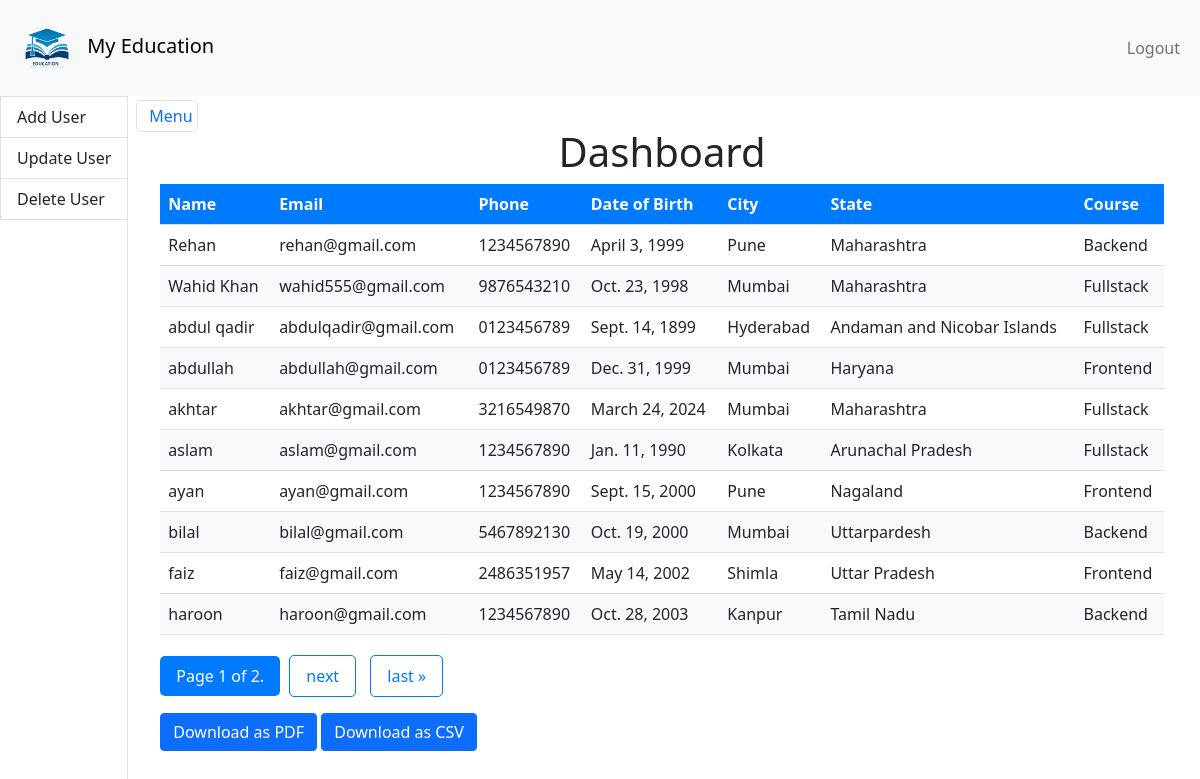
/college_details/dashboard/ (signed in), run on the app's committed database.
### college_details/models.py (models this page shows)
class UserProfile2(models.Model):
    COURSE_CHOICES = [
        ('Frontend', 'Frontend'),
        ('Backend', 'Backend'),
        ('Fullstack', 'Fullstack'),
    ]
    name = models.CharField(max_length=100)
    email = models.EmailField(unique=True)
    phone = models.CharField(max_length=20)
    date_of_birth = models.DateField()
    city = models.CharField(max_length=100)
    state = models.CharField(max_length=100)
    course = models.CharField(max_length=100, choices=COURSE_CHOICES)
    created_at = models.DateTimeField(auto_now_add=True)
    updated_at = models.DateTimeField(auto_now=True)
    is_active = models.BooleanField(default=True)

### college_details/views.py (the view)
# urls.py: path('dashboard/', views.dashboard, name='dashboard'),
@login_required
def dashboard(request):
    users = UserProfile2.objects.all().order_by('name')
    paginator = Paginator(users, 10)
    page_number = request.GET.get('page')
    page_obj = paginator.get_page(page_number)
    return render(request, 'dashboard.html', {'page_obj': page_obj})

### college_details/custom_context_processors.py (called while the page is built)
def user_group(request):
    if request.user.is_authenticated:
        if request.user.is_superuser:
            user_group = 'Superuser'
        elif request.user.is_staff:
            user_group = 'Staff'
        else:
            user_group = 'Regular User'
    else:
        user_group = None
    return {'user_group': user_group}

### college_details/templates/dashboard.html (shortened to what this page needs)
{% extends 'base.html' %}
{% block css %}
<link rel="stylesheet" type="text/css" href="https://cdn.datatables.net/1.11.6/css/jquery.dataTables.css">
{% endblock css %}
{% block body %}
<div class="container-fluid">
    <div class="row flex-nowrap">
        <div class="col-auto px-0">
            <div id="sidebar" class="collapse collapse-horizontal show border-end">
                <div id="sidebar-nav" class="list-group border-0 rounded-0 text-sm-start min-vh-100">
                    {% if user_group == 'Superuser' %}
                    <a href="/college_details/add_user"
                        class="list-group-item border-end-0 d-inline-block text-truncate" data-bs-parent="#sidebar">
                        <span>Add User</span>
                    </a>
                    <a href="/college_details/edit_user"
                        class="list-group-item border-end-0 d-inline-block text-truncate" data-bs-parent="#sidebar">
                        <span>Update User</span>
                    </a>
                    <a href="/college_details/delete_user" class="list-group-item border-end-0 d-inline-block text-truncate" data-bs-parent="#sidebar">
                        <span>Delete User</span>
                    </a>
                    {% endif %}
                </div>
            </div>
        </div>
        <main class="col ps-md-2 pt-2">
            <a href="#" data-bs-target="#sidebar" data-bs-toggle="collapse"
                class="border rounded-3 p-1 text-decoration-none">
                <i class="bi bi-list bi-lg py-2 p-1"></i> Menu
            </a>
            <main class="container">
                <h1 style="text-align: center; mb-5">Dashboard</h1>
                <table id="user-table" class="display">
                    <thead>
                        <tr>
                            <th>Name</th>
                            <th>Email</th>
                            <th>Phone</th>
                            <th>Date of Birth</th>
                            <th>City</th>
                            <th>State</th>
                            <th>Course</th>
                        </tr>
                    </thead>
                    <tbody>
                        {% for user in page_obj %}
                        <tr>
                            <td>{{ user.name }}</td>
                            <td>{{ user.email }}</td>
                            <td>{{ user.phone }}</td>
                            <td>{{ user.date_of_birth }}</td>
                            <td>{{ user.city }}</td>
                            <td>{{ user.state }}</td>
                            <td>{{ user.course }}</td>
                        </tr>
                        {% endfor %}
                    </tbody>
                </table>
                <div class="pagination">
                    <span class="step-links">
                        <span class="current">
                            Page {{ page_obj.number }} of {{ page_obj.paginator.num_pages }}.
                        </span>
                        {% if page_obj.has_next %}
                            <a href="?page={{ page_obj.next_page_number }}">next</a>
                            <a href="?page={{ page_obj.paginator.num_pages }}">last &raquo;</a>
                        {% endif %}
                    </span>
                </div>
                <a href="{% url 'download_pdf' %}" class="btn btn-primary my-3">Download as PDF</a>
    <a href="{% url 'download_csv' %}" class="btn btn-primary my-3">Download as CSV</a>
            </main>
        </main>
    </div>
</div>
{% endblock %}

### college_details/templates/base.html (shortened to what this page needs)
{% load static %}
<!doctype html>
<html lang="en">
<head>
  <link href="https://cdn.jsdelivr.net/npm/bootstrap@5.0.2/dist/css/bootstrap.min.css" rel="stylesheet"
>
</head>
<body>
  <nav class="navbar navbar-expand-lg navbar-light bg-light">
    <div class="container-fluid">
      <header class="navbar-brand">
        <a href="/" style="text-decoration:none;">
            <img src="{% static 'images/college_log.png' %}" alt="Logo" width="70" height="70" class="logos">
            <span class="logo-text" style="color:#000;">My Education</span>
        </a>
    </header>
      <div class="collapse navbar-collapse" id="navbarSupportedContent">
        <ul class="navbar-nav ms-auto mb-2 mb-lg-0">
            {% if user.is_authenticated %}
                <li class="nav-item"><a class="nav-link" href="{% url 'logout' %}">Logout</a></li>
            {% else %}
                <li class="nav-item"><a class="nav-link" href="/college_details/signup">Sign Up</a></li>
                <li class="nav-item"><a class="nav-link" href="{% url 'login1' %}">Login</a></li>
            {% endif %}
        </ul>
    </div>
    </div>
  </nav>
  {% block css %}{% endblock css %}
  {% block body %}
  {% endblock body %}
</body>
</html>

### college_details/templates/dashboard.html (style rules this page uses)
#user-table { border-collapse: collapse; width: 100%; }
#user-table th, #user-table td { padding: 8px; text-align: left; border-bottom: 1px solid #ddd; }
#user-table th:not(:last-child), #user-table td:not(:last-child) { margin-right: 10px; }
#user-table thead th { background-color: #007bff; color: #fff; }
#user-table tbody td { border-bottom: 1px solid #dee2e6; }
#user-table tbody tr:nth-child(even) { background-color: #f8f9fa; }
.pagination { margin-top: 20px; text-align: center; }
.pagination a { display: inline-block; padding: 8px 16px; text-decoration: none; color: #007bff; border: 1px solid #007bff; border-radius: 5px; margin: 0 5px; }
.pagination .current { display: inline-block; padding: 8px 16px; background-color: #007bff; color: #fff; border-radius: 5px; }

### data on the page
UserProfile2: name "Rehan", email "rehan@gmail.com", phone "1234567890", date_of_birth "April 3, 1999", city "Pune", state "Maharashtra", course "Backend"
UserProfile2: name "Wahid Khan", email "wahid555@gmail.com", phone "9876543210", date_of_birth "Oct. 23, 1998", city "Mumbai", state "Maharashtra", course "Fullstack"
UserProfile2: name "abdul qadir", email "abdulqadir@gmail.com", phone "0123456789", date_of_birth "Sept. 14, 1899", city "Hyderabad", state "Andaman and Nicobar Islands", course "Fullstack"
UserProfile2: name "abdullah", email "abdullah@gmail.com", phone "0123456789", date_of_birth "Dec. 31, 1999", city "Mumbai", state "Haryana", course "Frontend"
UserProfile2: name "akhtar", email "akhtar@gmail.com", phone "3216549870", date_of_birth "March 24, 2024", city "Mumbai", state "Maharashtra", course "Fullstack"
UserProfile2: name "aslam", email "aslam@gmail.com", phone "1234567890", date_of_birth "Jan. 11, 1990", city "Kolkata", state "Arunachal Pradesh", course "Fullstack"
UserProfile2: name "ayan", email "ayan@gmail.com", phone "1234567890", date_of_birth "Sept. 15, 2000", city "Pune", state "Nagaland", course "Frontend"
UserProfile2: name "bilal", email "bilal@gmail.com", phone "5467892130", date_of_birth "Oct. 19, 2000", city "Mumbai", state "Uttarpardesh", course "Backend"
UserProfile2: name "faiz", email "faiz@gmail.com", phone "2486351957", date_of_birth "May 14, 2002", city "Shimla", state "Uttar Pradesh", course "Frontend"
UserProfile2: name "haroon", email "haroon@gmail.com", phone "1234567890", date_of_birth "Oct. 28, 2003", city "Kanpur", state "Tamil Nadu", course "Backend"

### other printed values
{{ page_obj.number }} "1"
{{ page_obj.paginator.num_pages }} "2"
